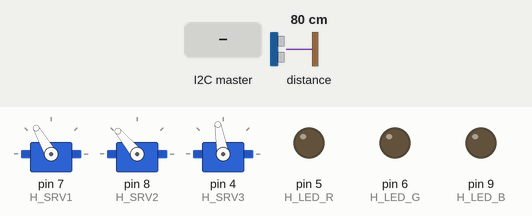
Simulated run of this sketch. Board: Arduino Uno, built with avr-gcc and run on an emulated ATmega328P. On the bench: 3 × servo, output pins drawn as LEDs (lit = HIGH). The test bench sets the inputs (shaded band); at power-on: distance to the obstacle 80 cm.

Above: at 18.5 s.
18.6 s: the I2C master sends the byte 0
At 19.5 s:
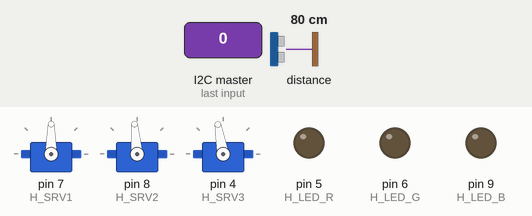
22.1 s: the I2C master sends the byte 1
At 25.0 s:
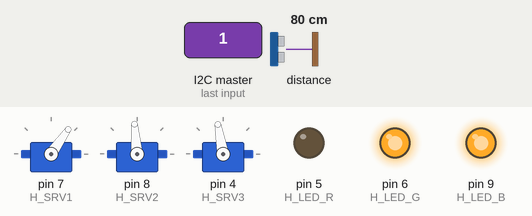
25.6 s: the I2C master sends the byte 2
At 28.1 s:
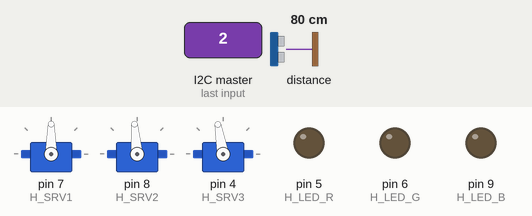
29.1 s: the I2C master sends the byte 2
At 32.0 s:
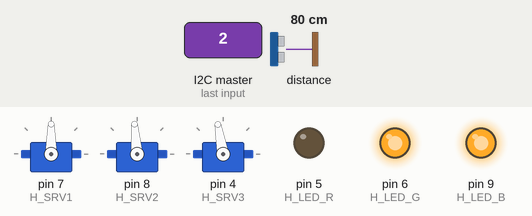
45.8 s: the I2C master sends the byte 1
At 47.8 s:
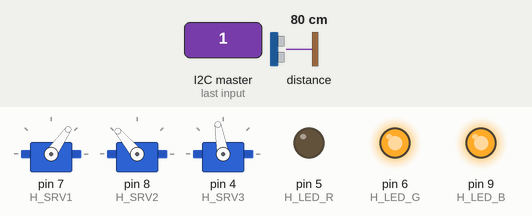
Timing chart, 0 to 49.3 s (numbered marks = the images above; inputs shaded):
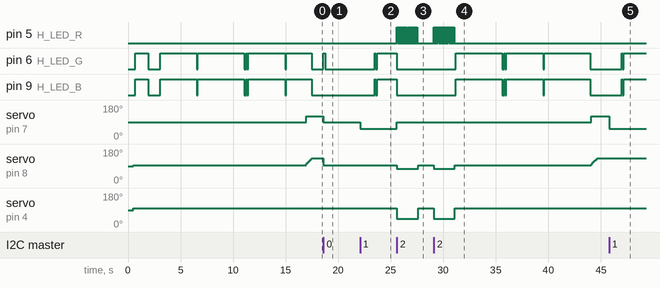

The sketch:

XEKTOR_head_v3.ino
```cpp
//#include <Wire.h>
#include <Servo.h>
#include "Adafruit_VL53L0X.h"

Adafruit_VL53L0X lox = Adafruit_VL53L0X();

#define H_SRV1 7 //Servo for Left/Right
#define H_SRV2 8 //Servo for UP/DOWN
#define H_SRV3 4 //Servo for side move
#define H_LED_R 5 //LED Rred PWM
#define H_LED_G 6 //LED Green PWM
#define H_LED_B 9 //LED Blue PWM

Servo HSRV1;
Servo HSRV2;
Servo HSRV3;
int s1_0 = 90;  int s1_min = s1_0 - 70; int s1_max = s1_0 + 70;
int s2_0 = 95;  int s2_min = 130;
int s3_0 = 100;
int xRot = s2_0; //degree of rotation UP/down
int zRot = s3_0; // degree of rotation sideL/sideR


//COLORS ---------------
byte red[] = {255, 0, 0}; // byte is 8 bit from 0 to 255;
byte green[] = {0, 255, 0};
byte blue[] = {0, 0, 255};
byte cyan[] = {0, 255, 255};
byte orrange[] = {255, 100, 0};
byte yellow[] = {255, 255, 0};
byte purple[] = {255, 0, 255};

byte colr[3];
//----------------------

byte instr[] = {255, 255}; // initializing instruction to be inactive (if it is [0,0] it will perform scan
//byte instruction = 0;
byte distance, measure_count = 0;
byte ledit = 0;
//--Timing ------
unsigned long lastLed, lastBlink, last_print = 0;
int led_counter, blink_counter = 0;
int led_int = 100;

unsigned long last_cmd = 0;
bool slept = false;

unsigned long opstart = 0;

// ==> FUNCTIONS ==============================
void smartDelay(int mSc){
  unsigned long strt = millis();
  while (millis() < strt+mSc){
    //wait in mSc
  }
}

//LED-------------------
void LEDon(byte LEDcolor[3]){
  analogWrite(H_LED_R, LEDcolor[0]);
  analogWrite(H_LED_G, LEDcolor[1]);
  analogWrite(H_LED_B, LEDcolor[2]);
}
void LEDoff(){
  analogWrite(H_LED_R, 0);
  analogWrite(H_LED_G, 0);
  analogWrite(H_LED_B, 0);
}

void eyeBlink(byte LEDcolor[3]){
  unsigned long tmstamp = millis();
  if (tmstamp - lastBlink >= led_int){
    //Serial.print("blink_counter = "); Serial.println(blink_counter);
    if (blink_counter == -2) LEDon(LEDcolor);
    if (blink_counter == -1) LEDoff();
    if (blink_counter == 0) LEDon(LEDcolor);
    if (blink_counter == 35) LEDoff();
    if (blink_counter == 36) LEDon(LEDcolor);
    if (blink_counter >= 80){
      LEDoff();
      blink_counter = -3;
    }else blink_counter++;
    lastBlink = tmstamp;
  }
}

void scanBlink(byte LEDcolor[3]){
  unsigned long tmstamp = millis();
  if (tmstamp - lastLed >= led_int){
    if (led_counter == 0){
      LEDon(LEDcolor);
      led_counter = 1;
    }
    else if (led_counter ==1){
      LEDoff();
      led_counter = 0;
    }
    else led_counter = 0;
    lastLed = tmstamp;
  }
}

void hitBlink(){
  //this function will delay the next move for total of 1 second.
  for (int i=0; i<10; i++){
    LEDon(red);
    delay(50);
    LEDoff();
    delay(50);
  }
}
//SERVO-----------------
void srvZero(){ //zeroing all servoes
  HSRV1.write(s1_0); //zeroing servoes
  HSRV2.write(s2_0);
  HSRV3.write(s3_0);
}

void hitReaction(){
  //scanBlink(red);
  HSRV1.write(s1_0);
  HSRV3.write(s3_0-55);
  HSRV2.write(s2_0-20);
  //delay(1000);
  hitBlink(); // I have no delay above, because the hitBlink() function has a delay about 10 times by 0.1s = 1s
  HSRV3.write(s3_0);
  HSRV2.write(s2_0+20);
  for (int i=0; i<5; i++){
    scanBlink(purple);
    HSRV3.write(s3_0-50);
    //HSRV2.write(s2_0-10);
    HSRV1.write(s1_0-25);
    delay(100);
    HSRV3.write(s3_0+50);
    //HSRV2.write(s2_0+10);
    HSRV1.write(s1_0+25);
    delay(100);
  }
  LEDoff();
  HSRV3.write(s3_0);
  HSRV2.write(s2_0);
  HSRV1.write(s1_0);

}

void surPrise(){
  HSRV1.write(s1_0);
  HSRV3.write(s3_0-55);
  HSRV2.write(s2_0-20);
  hitBlink(); // I have no delay above, because the hitBlink() function has a delay about 10 times by 0.1s = 1s
  hitBlink();
  LEDoff();
  HSRV3.write(s3_0);
  HSRV2.write(s2_0);
  HSRV1.write(s1_0);
}

int laserMeasure(){
  int tof_mm = 0;
  //Serial.println("Scan Overlay...");
  VL53L0X_RangingMeasurementData_t measure;
  lox.rangingTest(&measure, false);
  delay(10);
  if (measure.RangeStatus != 4){
    tof_mm = measure.RangeMilliMeter-30;
    measure_count = 0;
  }
  else{
    if (measure_count >2){
      //Serial.println("Overflow");
      tof_mm = 2500;
    }else{
      measure_count++;
      tof_mm = laserMeasure();
    }
  }
  return tof_mm;
}

void receiveEvent(int howMany){
  //RULES: I CANT GO OUT OF THIS FUNCTION CALLING ANOTHER FUNCTION.

  int i =0;
  while (Wire.available()){
    byte c = Wire.read();
    instr[i] = c;
    i++;
  }
  Serial.print("an instruction is received:");
  Serial.print("[");Serial.print(instr[0]);Serial.print(",");Serial.print(instr[1]);Serial.println("]");
}

void sendData(){
  //byte dataByte = distance;
  //Serial.print("Data to send -> ");Serial.println(distance);
  //Serial.print("dataByte = ");Serial.print(dataByte);Serial.print(" --> distance = ");Serial.print(distance);
  Serial.println(distance);
  Wire.write(distance);
}

void setup() {
  //Serial.begin(115200);
  //delay(1000);

  //Serial.println("Setup the head LEDs...");
  //LED
  pinMode(H_LED_R, OUTPUT);
  pinMode(H_LED_G, OUTPUT);
  pinMode(H_LED_B, OUTPUT);
  delay(200);

  //Serial.println("Initializing Servoes...");
  //SERVOS
  HSRV1.attach(H_SRV1);
  delay(100);
  HSRV2.attach(H_SRV2);
  delay(100);
  HSRV3.attach(H_SRV3);
  delay(100);
  srvZero();
  delay(200);

  LEDon(cyan);
  //ledit = 2;

  //I2C
  Wire.begin(0x06);
  delay(50);
  Wire.onReceive(receiveEvent);
  Wire.onRequest(sendData);

  delay(200);
  if (!lox.begin()) {
    distance = 254;
    //while (1);
  }
  delay(1000);

  //Serial.println("HEAD setup is ready!");
  last_cmd = millis();
}

void goSleep(){
  HSRV1.write(s1_0 + 30);
  HSRV3.write(s3_0);

  HSRV2.write(s2_min-30);delay(70);HSRV2.write(s2_min-25);delay(70);HSRV2.write(s2_min-20);delay(100);HSRV2.write(s2_min-15);delay(100);HSRV2.write(s2_min-10);delay(100);HSRV2.write(s2_min-5);delay(100);HSRV2.write(s2_min);

  LEDoff();
  ledit = 0;
  slept = true;
}

void loop() {
  switch(ledit){
    case 0:
      LEDoff();
      break;
    case 1:
      eyeBlink(blue);
      break;
    case 2:
      eyeBlink(cyan);
      break;
    case 3:
      eyeBlink(purple);
      break;
    case 4:
      scanBlink(green);
      break;
    case 5:
      scanBlink(yellow);
      break;
    case 6:
      scanBlink(red);
      break;
  }

  switch (instr[0]){
    case 0: //servo HSRV1
      {
        ledit=0;
        last_cmd = millis();
        HSRV2.write(s2_0);
        HSRV3.write(s3_0);

        LEDon(green);
        //unsigned long opstart = millis();

        int positi[] = {-70, -35, 0, 35, 70};
        xRot = s1_0 + positi[instr[1]]; //perform rotation to desired degree value (index 0, 1, 2, 3, 4 of positi)
        //Serial.print("Instr [1] = ");Serial.println(instr[1]);
        //Serial.print("Rotating to "); Serial.println(positi[instr[1]]);
        HSRV1.write(xRot);
        delay(150);
        //smartDelay(150);
        LEDoff();
        int tof_mm = laserMeasure();
        if (tof_mm < 0) distance = 250;
        else if (tof_mm > 2200) distance = 230;
        else distance = tof_mm / 10;

        //Serial.print("Obsticle at = ");Serial.print(distance); Serial.print(" cm. --> ");

        instr[0] = 255; instr[1]=255; //deactivating the instructions byte.

        //Serial.print(millis()-opstart); Serial.println(" ms");

      }break;
    case 1:
      { int positi[] = {-70, -35, 0, 35, 70};
        //servo zero
        ledit=0;
        last_cmd = millis();
        //Serial.print("repositioning: "); Serial.print(instr[1]);
        if (instr[1]==0) srvZero();
        else {
          xRot = s1_0 -35;
          //xRot = s1_0 + positi[instr[1]-1];
          //Serial.println(xRot);
          HSRV1.write(xRot);
          //delay(300);
        }

        instr[0] = 255; instr[1]=255; //deactivating the instructions byte.
      }break;

    case 2:
      {
        ledit=0;
        last_cmd = millis();
        surPrise();
        instr[0] = 255; instr[1]=255; //deactivating the instructions byte.
      }break;

    case 3:
      {
        ledit=0;
        last_cmd = millis();

        //reaction of robot impact. It only moves its head. nothing to send back;
        hitReaction();
        instr[0] = 255; instr[1]=255; //deactivating the instructions byte.
      }break;
    case 4:
      {
        last_cmd = millis();
        ledit = 3;
      }break;
  }

  if (millis() - last_cmd > 15000){
    if (!slept){
      instr[0] = 255; instr[1] = 255;
      goSleep();
    }
  }else slept=false;

  if (millis() - last_cmd > 1100 && !slept) {
    instr[0] = 255; instr[1] = 255;
    ledit = 2;
  }
/*
  if (millis() - last_print > 100){
    //Serial.print(millis()); Serial.print(" - "); Serial.print(last_print); Serial.print(" = "); Serial.print(millis()-last_print); Serial.print(" | -->> "); Serial.print("ledit = "); Serial.println(ledit);
    Serial.print("instr still:");
    Serial.print("[");Serial.print(instr[0]);Serial.print(",");Serial.print(instr[1]);Serial.println("]");
    last_print = millis();
    //Serial.print(millis());Serial.print(" - "); Serial.print(last_cmd);Serial.print(" = "); Serial.println(millis() - last_cmd);
  }*/
  //smartDelay(500);
}
```

Measured:
- after the input at 18.6 s, pin 6 (H_LED_G): LOW → HIGH at once, → LOW 0.15 s later; servo on pin 7 (H_SRV1): 120° → 90° at once; servo on pin 8 (H_SRV2): 130° → 95° at once
- after the input at 22.1 s, servo on pin 7 (H_SRV1): 90° → 55° at once
- after the input at 25.6 s, pin 5 (H_LED_R): alternates HIGH for 0.05 s and LOW for 0.05 s, 40 changes in all, then stays LOW, starting at once; servo on pin 7 (H_SRV1): 55° → 90° at once; servo on pin 8 (H_SRV2): 95° → 75° at once, → 95° 2.0 s later; servo on pin 4 (H_SRV3): 100° → 45° at once, → 100° 2.0 s later
- after the input at 29.1 s, pin 5 (H_LED_R): alternates HIGH for 0.05 s and LOW for 0.05 s, 40 changes in all, then stays LOW, starting at once; servo on pin 7 (H_SRV1): 90° → 120° after 15.0 s instead of 11.5 s; servo on pin 4 (H_SRV3): 100° → 45° at once, → 100° 2.0 s later
- after the input at 45.8 s, pin 6 (H_LED_G), pin 9 (H_LED_B): LOW → HIGH after 1.2 s, → LOW 0.10 s later, → HIGH 0.10 s later; servo on pin 7 (H_SRV1): 120° → 55° at once
